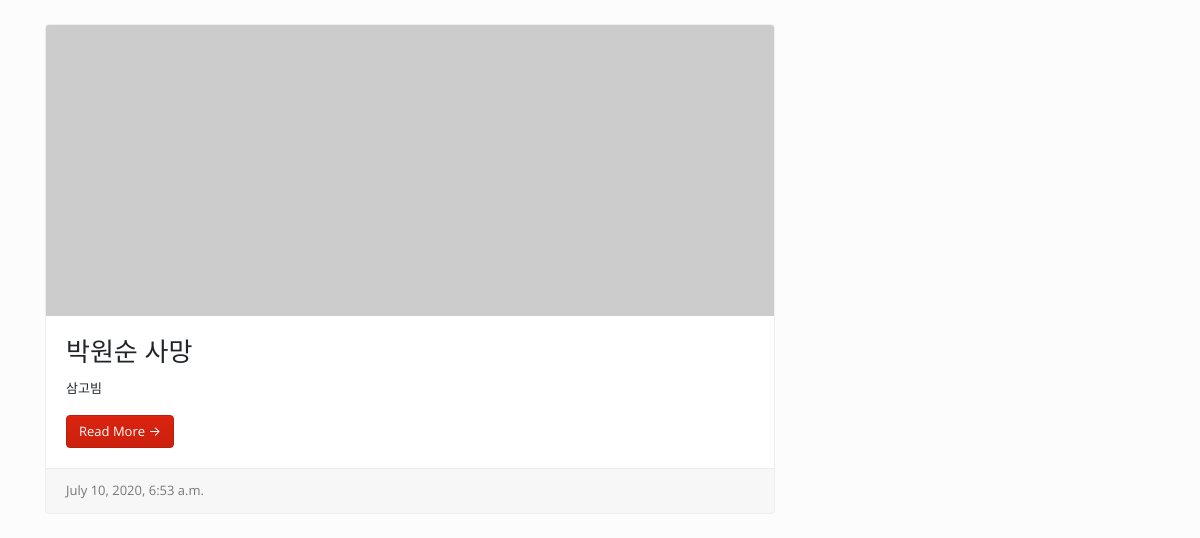
The page /blog/ (lower part) on the database as committed earlier.
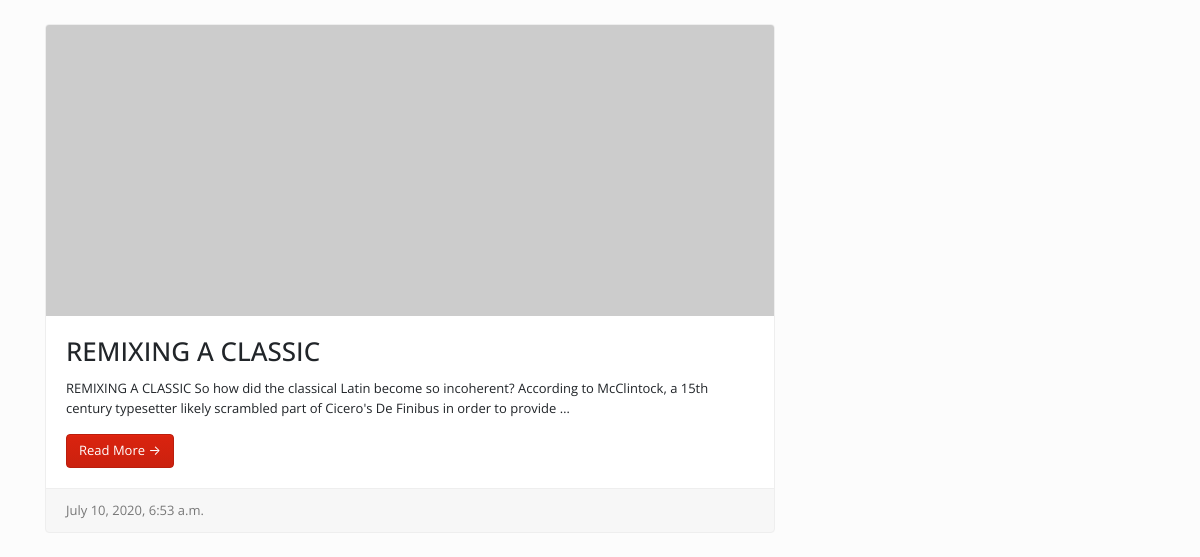
The same page on the database as committed later.
### blog/models.py (models this page shows, shortened)
class Post(models.Model):
    title = models.CharField(max_length=30)  # 길이제한 필요
    content = models.TextField()
    head_image = models.ImageField(upload_to='blog/%Y/%m/%d/', blank=True)
    created = models.DateTimeField()
    author = models.ForeignKey(User, on_delete=models.CASCADE)

### blog/views.py (the view)
# urls.py: path('', views.PostList.as_view()),
class PostList(ListView):
    model = Post
    def get_queryset(self):
        return Post.objects.order_by('-created')

### blog/templates/blog/post_list.html (shortened to what this page needs)
<!DOCTYPE html>
{% load static %}
<html lang="ko">
<head>
    <link rel="stylesheet" href="{% static 'blog/bootstrap/bootstrap.css' %}" media="screen">
    <link rel="stylesheet" href="{% static 'blog/_assets/css/custom.min.css' %}">
</head>
<body>
<div class="container">
    <div class="row">
        <div class="col-md-8">
            {% if object_list.exists %}
                {% for p in object_list %}
                    <div class="card mb-4">
                        {% if p.head_image %}
                            <img class="card-img-top" src="{{ p.head_image.url }}" alt="Card image cap">
                        {% else %}
                            <img class="card-img-top" src="https://picsum.photos/750/300/?blur=2" alt="Card image cap">
                        {% endif %}
                        <div class="card-body">
                            <h2 class="card-title">{{ p.title }}</h2>
                            <p class="card-text">{{ p.content | truncatewords:30 }}</p>
                            <a href="#" class="btn btn-primary">Read More &rarr;</a>
                        </div>
                        <div class="card-footer text-muted">
                            {{ p.created }}
                        </div>
                    </div>
                {% endfor %}
            {% else %}
                <h3>아직 게시물이 없습니다.</h3>
            {% endif %}
        </div>
        <div class="col-md-4">
        </div>
    </div>
</div>
</body>
</html>

Rows that differ between the two databases and show on the page:
changed Post: title "박원순 사망" → "REMIXING A CLASSIC"; content "삼고빔" → "REMIXING A CLASSIC So how did the classical Latin become so incoherent? According to McClintock, a 15th century typesetter likely scrambled part of Cicero's De Finibus in order to provide …"
